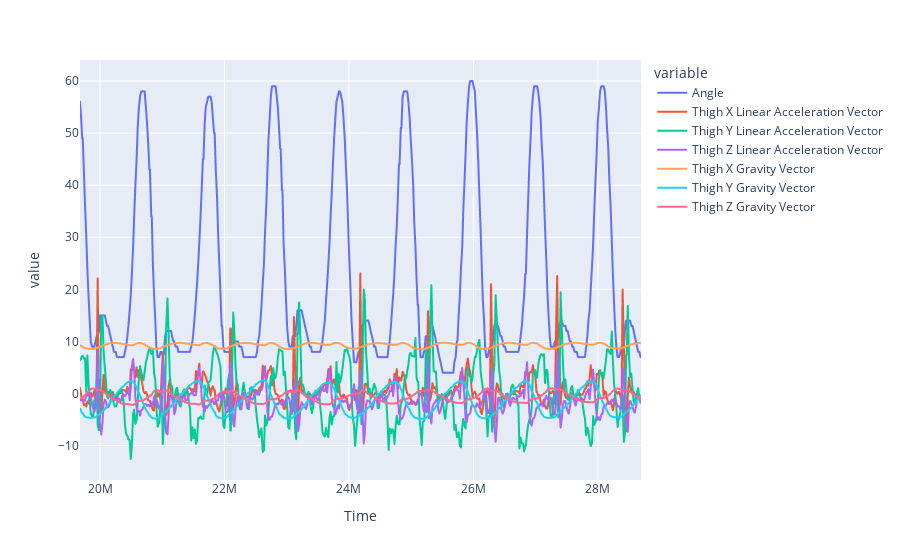

Notebook cell for this chart:
### Code cell
# fig1 = px.line(list(df_total['Pitch Difference']))
# fig1.show()
# fig2 = px.line(list(df_total['Thigh Pitch']))
# fig2.show()
df_temp = pd.DataFrame(df_total.values[24500:25000, :])
df_temp.columns = df_total.columns
# fig2 = px.line(df_temp, x='Time', y='Thigh Pitch')
# fig2.show()
# fig3 = px.line(df_temp, x='Time', y='Shank Pitch')
# fig3.show()
fig1 = px.line(df_temp, x='Time', y=['Angle', 'Thigh X Linear Acceleration Vector', 'Thigh Y Linear Acceleration Vector',
                          'Thigh Z Linear Acceleration Vector', 'Thigh X Gravity Vector', 'Thigh Y Gravity Vector',
                          'Thigh Z Gravity Vector'])
fig1.show()
# fig4 = px.line(df_temp, y='Thigh X Linear Acceleration Vector')
# fig4.show()
# print(list(df_total['Pitch Difference']))
# fig3 = px.histogram(list(df_total['Shank Roll']))
# fig3.show()
# fig4 = px.histogram(list(df_total['Shank Pitch']))
# fig4.show()

### Figure 1 — Plotly figure (JSON) as saved in the notebook; plotly's stock layout.template omitted (floating-point values rounded to 4 significant figures; data arrays with more than 128 entries replaced by an {"elided": "..."} marker saying what was removed)
{"data": [{"hovertemplate": "variable=Angle<br>Time=%{x}<br>value=%{y}<extra></extra>", "legendgroup": "Angle", "line": {"color": "#636efa", "dash": "solid"}, "mode": "lines", "name": "Angle", "showlegend": true, "type": "scattergl", "x": {"elided": "500 int values"}, "xaxis": "x", "y": {"elided": "500 int values"}, "yaxis": "y"}, {"hovertemplate": "variable=Thigh X Linear Acceleration Vector<br>Time=%{x}<br>value=%{y}<extra></extra>", "legendgroup": "Thigh X Linear Acceleration Vector", "line": {"color": "#EF553B", "dash": "solid"}, "mode": "lines", "name": "Thigh X Linear Acceleration Vector", "showlegend": true, "type": "scattergl", "x": {"elided": "500 int values"}, "xaxis": "x", "y": {"elided": "500 float values"}, "yaxis": "y"}, {"hovertemplate": "variable=Thigh Y Linear Acceleration Vector<br>Time=%{x}<br>value=%{y}<extra></extra>", "legendgroup": "Thigh Y Linear Acceleration Vector", "line": {"color": "#00cc96", "dash": "solid"}, "mode": "lines", "name": "Thigh Y Linear Acceleration Vector", "showlegend": true, "type": "scattergl", "x": {"elided": "500 int values"}, "xaxis": "x", "y": {"elided": "500 float values"}, "yaxis": "y"}, {"hovertemplate": "variable=Thigh Z Linear Acceleration Vector<br>Time=%{x}<br>value=%{y}<extra></extra>", "legendgroup": "Thigh Z Linear Acceleration Vector", "line": {"color": "#ab63fa", "dash": "solid"}, "mode": "lines", "name": "Thigh Z Linear Acceleration Vector", "showlegend": true, "type": "scattergl", "x": {"elided": "500 int values"}, "xaxis": "x", "y": {"elided": "500 float values"}, "yaxis": "y"}, {"hovertemplate": "variable=Thigh X Gravity Vector<br>Time=%{x}<br>value=%{y}<extra></extra>", "legendgroup": "Thigh X Gravity Vector", "line": {"color": "#FFA15A", "dash": "solid"}, "mode": "lines", "name": "Thigh X Gravity Vector", "showlegend": true, "type": "scattergl", "x": {"elided": "500 int values"}, "xaxis": "x", "y": {"elided": "500 float values"}, "yaxis": "y"}, {"hovertemplate": "variable=Thigh Y Gravity Vector<br>Time=%{x}<br>value=%{y}<extra></extra>", "legendgroup": "Thigh Y Gravity Vector", "line": {"color": "#19d3f3", "dash": "solid"}, "mode": "lines", "name": "Thigh Y Gravity Vector", "showlegend": true, "type": "scattergl", "x": {"elided": "500 int values"}, "xaxis": "x", "y": {"elided": "500 float values"}, "yaxis": "y"}, {"hovertemplate": "variable=Thigh Z Gravity Vector<br>Time=%{x}<br>value=%{y}<extra></extra>", "legendgroup": "Thigh Z Gravity Vector", "line": {"color": "#FF6692", "dash": "solid"}, "mode": "lines", "name": "Thigh Z Gravity Vector", "showlegend": true, "type": "scattergl", "x": {"elided": "500 int values"}, "xaxis": "x", "y": {"elided": "500 float values"}, "yaxis": "y"}], "layout": {"legend": {"title": {"text": "variable"}, "tracegroupgap": 0}, "margin": {"t": 60}, "xaxis": {"anchor": "y", "domain": [0, 1], "title": {"text": "Time"}}, "yaxis": {"anchor": "x", "domain": [0, 1], "title": {"text": "value"}}}}
